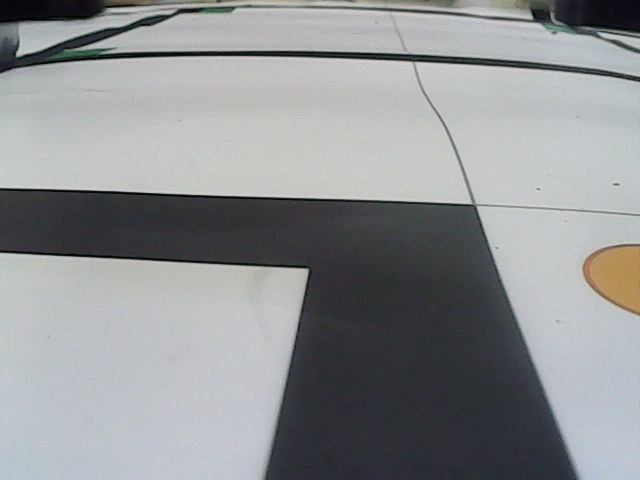
#> input picture pi/hsvcalibimage0.jpg, 640 x 480 px, given in place of the camera
$ python testevac.py
#> lines starting #> are read from the running program, lines starting #| are printed output that depends on the picture; after the words box and inside, x2 and y2 are one past the last pixel; in counts of white or black regions, pixels touching at a corner belong together
### pi/MultiThread.py
import cv2
from threading import Thread

class WebcamStream:

    def __init__(self, stream_id = 0):
#> called with stream_id = 2
        self.stream_id = stream_id
        print(self.stream_id)
        self.vcap = cv2.VideoCapture(self.stream_id)
        # assert self.vcap.isOpened()

        if self.vcap.isOpened() is False:
            print('[Exiting]: Error accessing webcam stream. (MultiThread)')
            exit(0)

        #print fps
        # fps_input_stream = int(self.vcap.get(5))
        # print('FPS of input stream:', fps_input_stream)

        #reading a single frame from vcap stream for initialisation
        self.grabbed, self.frame = self.vcap.read()
#> self.frame is the input picture: shape (480, 640, 3); mean B, G, R 147.7, 146, 143.6
        if self.grabbed is False:
            print('[Exiting]: No more frames to read. (MutiThread)')
            exit(0)
        #self.stopped is initialised to False
        self.stopped = True
        #thread instantiation
        self.t = Thread(target=self.update, args=())
        self.t.daemon = True #daemon threads run in the background

    def start(self):
        self.stopped = False
        self.t.start()

    def update(self):
        while True:
            if self.stopped is True:
                break
            self.grabbed, self.frame = self.vcap.read()
            if self.grabbed is False:
                print('[Exiting]: No more frames to read. (MultiThread)')
                self.stopped = True
                break
        self.vcap.release()

    def read(self):
        return self.frame

    def stop(self):
        self.stopped = True

### pi/testevac.py
import cv2
from MultiThread import WebcamStream
import numpy as np

evac_stream = WebcamStream(stream_id=2)
evac_stream.start()
evac_org = evac_stream.read()
width, height_org = evac_org.shape[1], evac_org.shape[0]
#> width = 640; height_org = 480

crop_h = 183

height = height_org - crop_h
#> height = 297
u_black = 55

u_sat_thresh = np.array([0, 0, 0], np.uint8)
l_sat_thresh = np.array([180, 100, 255], np.uint8)

#* IN LOOP

while True:
    if evac_stream.stopped:
        break

    evac_org = evac_stream.read()

    #print("og shape:", evac_org.shape[1], evac_org.shape[0])
    evac_hsv = cv2.cvtColor(evac_org, cv2.COLOR_BGR2HSV)
#> evac_hsv: shape (480, 640, 3); mean H, S, V 89.5, 18.3, 149.5
    evac_gray = cv2.cvtColor(evac_org, cv2.COLOR_BGR2GRAY)
    evac_max = np.amax(evac_org, axis=2) #to get max "intensity/saturation" of every pixel (RGB)

    # evac_sat = evac_hsv[:, :, 1]

    evac_sat_mask = cv2.inRange(evac_hsv, u_sat_thresh, l_sat_thresh)
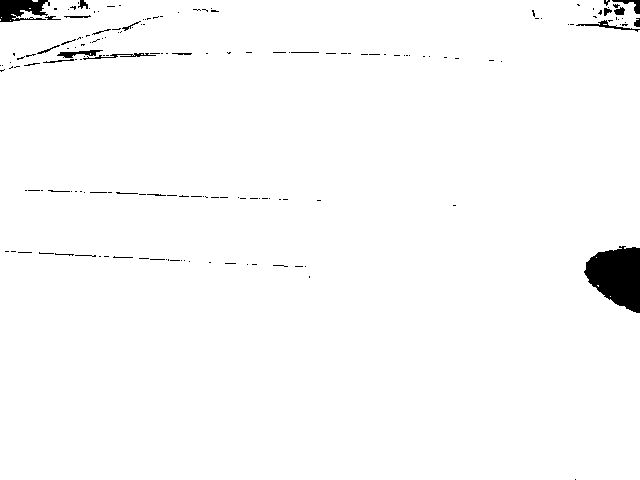
#> evac_sat_mask: shape (480, 640); 98.3% white; 168 black regions (141 under 20 px), largest, box (x1, y1, x2, y2) and area: (584, 246, 640, 313) 2624, (0, 0, 50, 22) 773, (57, 50, 103, 58) 173
    evac_gray = cv2.bitwise_and(evac_gray, evac_gray, mask=evac_sat_mask)
    evac_max = cv2.bitwise_and(evac_max, evac_max, mask=evac_sat_mask)

    evac_gray = evac_gray[crop_h:, :]
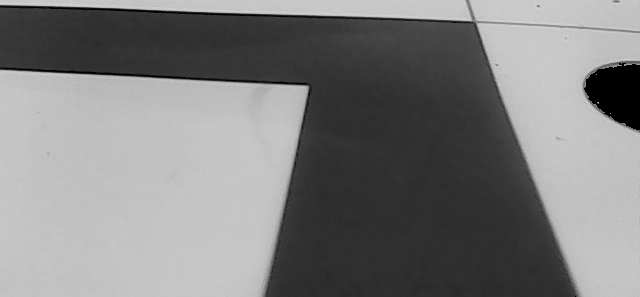
#> evac_gray: shape (297, 640); min 0, max 215, mean 126.4
    circles = cv2.HoughCircles(evac_gray, cv2.HOUGH_GRADIENT, 1.2, 70, param1 = 200 , param2 =27, minRadius= 40, maxRadius=100)
#> circles = None
    balls = []
    if circles is not None:
        for x, y, r in circles[0]:
            mask = np.zeros(evac_org.shape[:2], dtype=np.uint8)
            mask = cv2.circle(mask, (int(x),int(y)), int(r), 255, -1)
            balls.append({
                    "x": x,
                    "y": y,
                    "r": r,
                })

        # print(balls)

        circles = np.uint16(np.around(circles))
        for i in circles[0,:]:
            # draw the outer circle
            cv2.circle(evac_gray,(i[0],i[1]),i[2],(0,255,0),2)
            # draw the center of the circle
            cv2.circle(evac_gray,(i [0],i[1]),2,(0,0,255),3)

    evac_max = evac_max[crop_h:, :]
#> evac_max: shape (297, 640)

    #^ DOM: To finetune the detection of circles(reduce false positives), can consider changing the following params:
    #^ (I still have no idea what dp does btw)
    #^ 1. min and max radius
    #^ 2. param1, which controls the sensitivity of the edge detection (gradient value); a higher value will reduce no. of circles detected
    #^ 3. param2, which controls the threshold for circle detection; a larger value will reduce no. of circles detected
    #^ Prev values were param1 = 200, param2 = 27
    #~ Detection of circles
    circles = cv2.HoughCircles(evac_max, cv2.HOUGH_GRADIENT, 1.2, 70, param1=273, param2=30, minRadius=40, maxRadius=100)
    balls = []
    if circles is not None:
        for x, y, r in circles[0]:
            mask_max = np.zeros(evac_max.shape[:2], dtype=np.uint8)
            mask_max = cv2.circle(mask_max, (int(x),int(y)), int(r), 255, -1)
            balls.append({
                    "x": x,
                    "y": y,
                    "r": r,
                })

        # print(balls)

        circles = np.uint16(np.around(circles))
        for i in circles[0,:]:
            # draw the outer circle
            cv2.circle(evac_max,(i[0],i[1]),i[2],(0,255,0),2)
            # draw the center of the circle
            cv2.circle(evac_max,(i [0],i[1]),2,(0,0,255),3)

    # cv2.imshow('detected circles',evac_gray)

    combined = np.hstack((evac_gray, evac_max))
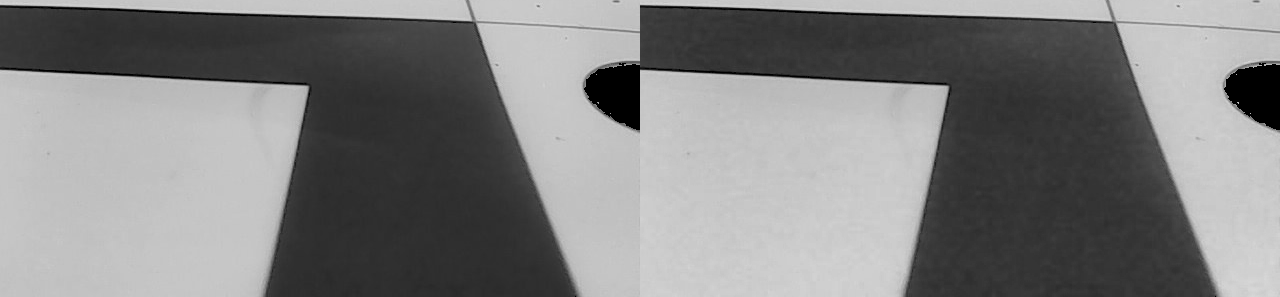
#> combined: shape (297, 1280); min 0, max 216, mean 128.8
    combinedDown = cv2.pyrDown(combined)
    cv2.imshow("both", combinedDown)

    key = cv2.waitKey(1)
#> (key q is pressed here)
    if key == ord('q'):
        break

evac_stream.stop()
cv2.destroyAllWindows()

$ run again, on pi/hsvcalibimage1.jpg
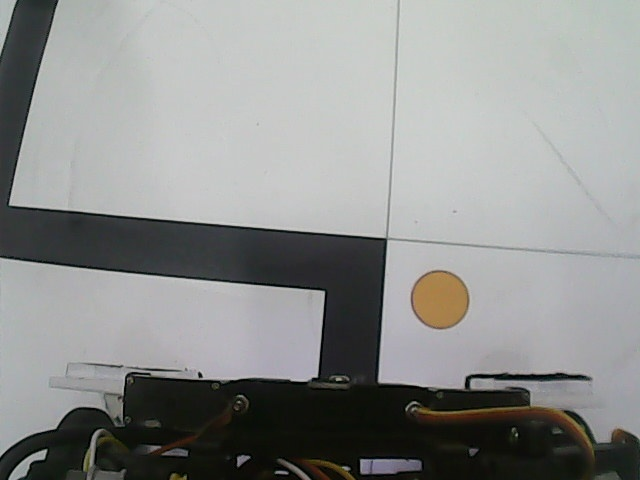
#> input picture pi/hsvcalibimage1.jpg, 640 x 480 px, given in place of the camera
#> in __init__, self.frame is the input picture: shape (480, 640, 3); mean B, G, R 142.3, 143.7, 142.3
#> evac_hsv: shape (480, 640, 3); mean H, S, V 75, 22.8, 145.6
#> evac_sat_mask: shape (480, 640); 93.5% white; 379 black regions (309 under 20 px), largest, box (x1, y1, x2, y2) and area: (133, 392, 596, 480) 9434, (414, 272, 468, 328) 2336, (308, 388, 384, 434) 1382
#> `circles = cv2.HoughCircles(evac_gray, cv2.HOUGH_GRADIENT, 1.2, 70, par..`: circles = [[519, 144.6, 80.68], [513, 293.4, 89.92], [167.4, 280.2, 94]]
#> the loop `for x, y, r in circles[0]:` made 3 passes
#> after the loop `for x, y, r in circles[0]:`: balls = 3 items
#> `circles = np.uint16(np.around(circles))`: circles = [[519, 145, 81], [513, 293, 90], [167, 280, 94]]
#> the loop `for i in circles[0,:]:` made 3 passes
#> after the loop `for i in circles[0,:]:`:
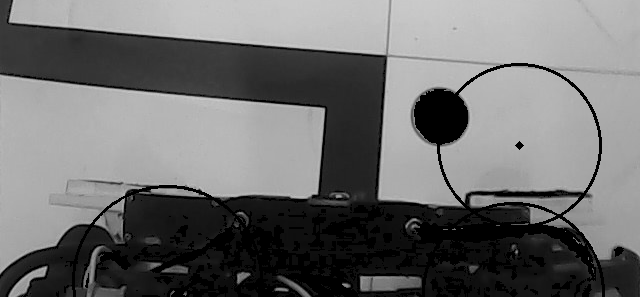
#> evac_gray: shape (297, 640); min 0, max 208, mean 109.8
#> `circles = cv2.HoughCircles(evac_max, cv2.HOUGH_GRADIENT, 1.2, 70, para..`: circles = [[167.4, 280.2, 94], [509.4, 275.4, 79]]
#> the loop `for x, y, r in circles[0]:` made 2 passes
#> after the loop `for x, y, r in circles[0]:`: balls = 2 items
#> `circles = np.uint16(np.around(circles))`: circles = [[167, 280, 94], [509, 275, 79]]
#> the loop `for i in circles[0,:]:` made 2 passes
#> `combinedDown = cv2.pyrDown(combined)`:
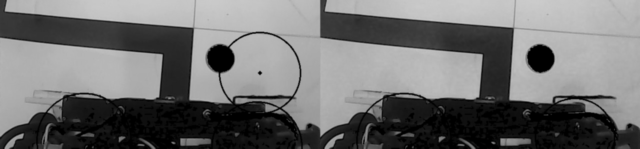
#> combinedDown: shape (149, 640); min 0, max 203, mean 111.5

$ run again, on pi/hsvcalibimage2.jpg
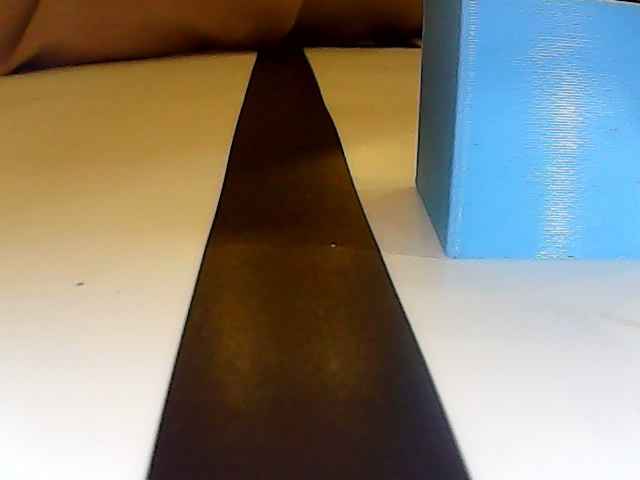
#> input picture pi/hsvcalibimage2.jpg, 640 x 480 px, given in place of the camera
#> in __init__, self.frame is the input picture: shape (480, 640, 3); mean B, G, R 118.8, 130.3, 134.8
#> evac_hsv: shape (480, 640, 3); mean H, S, V 48.2, 126.8, 157.1
#> `evac_sat_mask = cv2.inRange(evac_hsv, u_sat_thresh, l_sat_thresh)`:
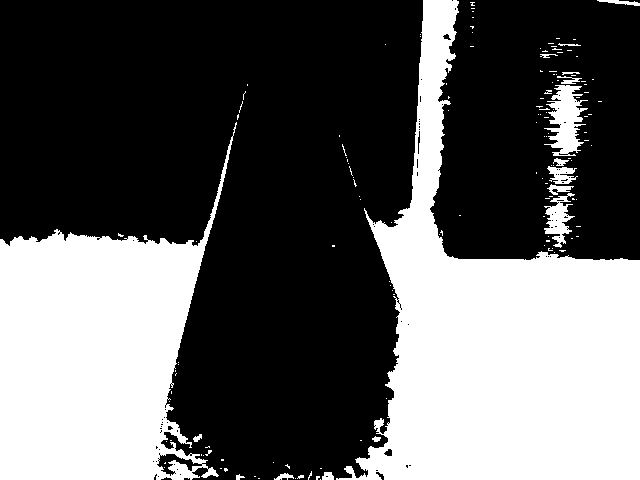
#> evac_sat_mask: shape (480, 640); 37% white; 147 white regions (129 under 20 px), largest, box (x1, y1, x2, y2) and area: (336, 0, 640, 480) 64688, (0, 122, 237, 480) 44704, (544, 85, 588, 156) 1726
#> circles = None
#> `combined = np.hstack((evac_gray, evac_max))`:
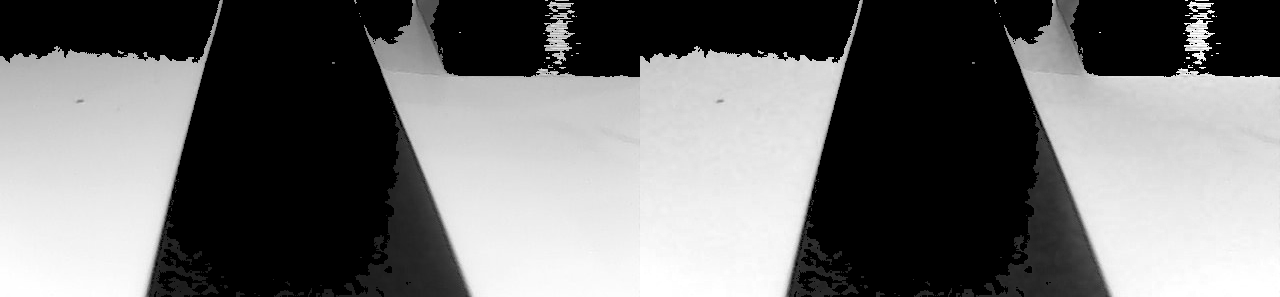
#> combined: shape (297, 1280); min 0, max 255, mean 112.1

$ run again, on pi/WIN_20230301_16_05_55_Pro.jpg
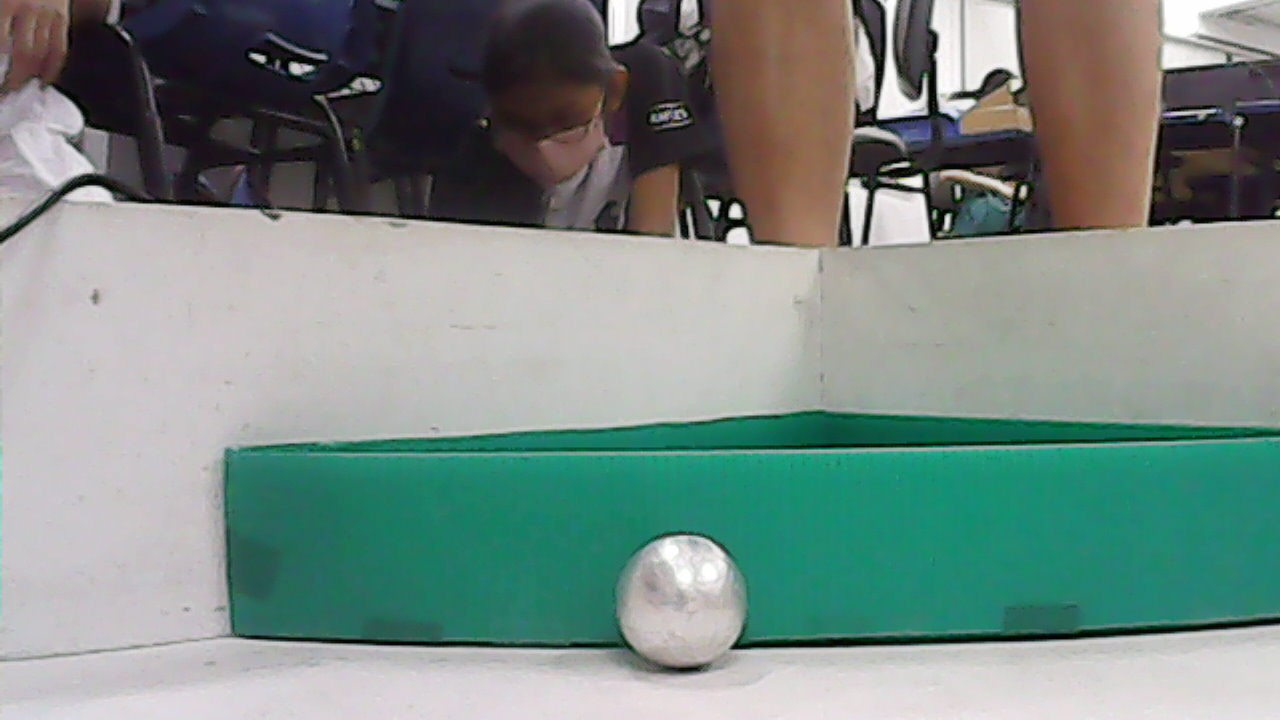
#> input picture pi/WIN_20230301_16_05_55_Pro.jpg, 1280 x 720 px, given in place of the camera
#> in __init__, self.frame is the input picture: shape (720, 1280, 3); mean B, G, R 132.8, 138.7, 121.9
#> evac_hsv: shape (720, 1280, 3); mean H, S, V 80, 69.1, 145
#> evac_sat_mask: shape (720, 1280); 69.5% white; 750 black regions (577 under 20 px), largest, box (x1, y1, x2, y2) and area: (225, 411, 1280, 653) 208190, (712, 0, 846, 243) 23188, (1010, 12, 1136, 231) 16509
#> `circles = cv2.HoughCircles(evac_gray, cv2.HOUGH_GRADIENT, 1.2, 70, par..`: circles = [[681, 418.2, 65.2], [967.8, 1.8, 52], [762.6, 17.4, 45.04], [91.8, 59.4, 57.28], [893.4, 31.8, 51.28]]
#> the loop `for x, y, r in circles[0]:` made 5 passes
#> after the loop `for x, y, r in circles[0]:`: balls = 5 items
#> `circles = np.uint16(np.around(circles))`: circles = [[681, 418, 65], [968, 2, 52], [763, 17, 45], [92, 59, 57], [893, 32, 51]]
#> the loop `for i in circles[0,:]:` made 5 passes
#> after the loop `for i in circles[0,:]:`:
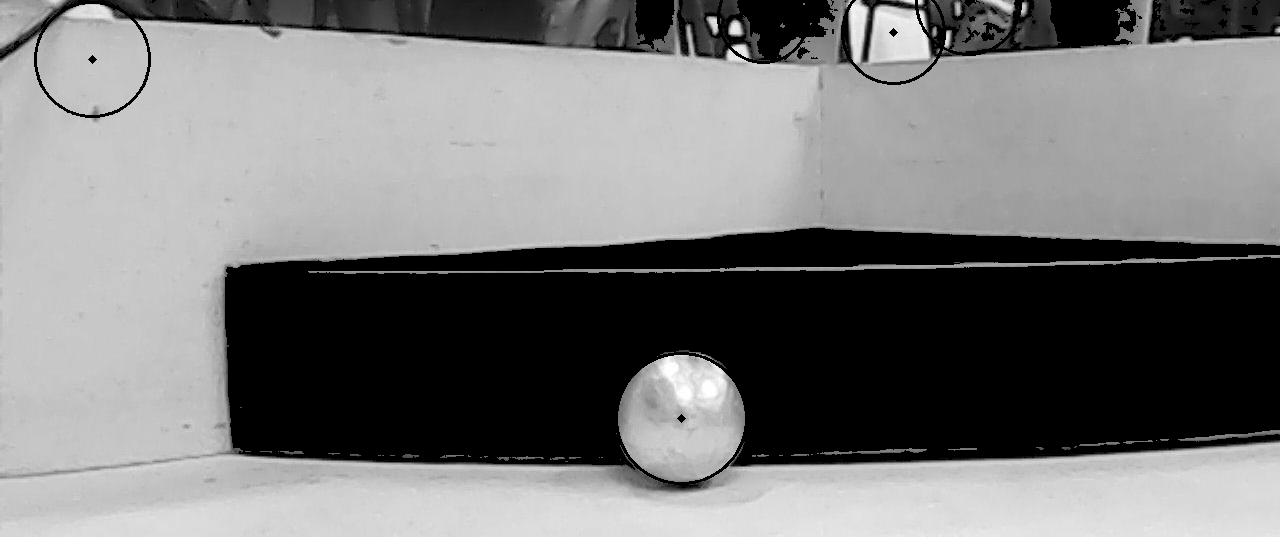
#> evac_gray: shape (537, 1280); min 0, max 255, mean 121.2
#> `circles = cv2.HoughCircles(evac_max, cv2.HOUGH_GRADIENT, 1.2, 70, para..`: circles = [[683.4, 419.4, 68.44]]
#> the loop `for x, y, r in circles[0]:` made 1 pass
#> after the loop `for x, y, r in circles[0]:`: balls = 1 item
#> `circles = np.uint16(np.around(circles))`: circles = [[683, 419, 68]]
#> the loop `for i in circles[0,:]:` made 1 pass
#> `combinedDown = cv2.pyrDown(combined)`:
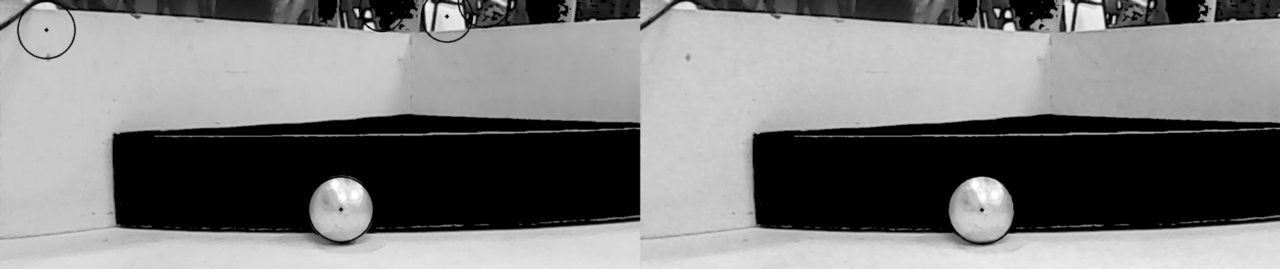
#> combinedDown: shape (269, 1280); min 0, max 255, mean 122.8
